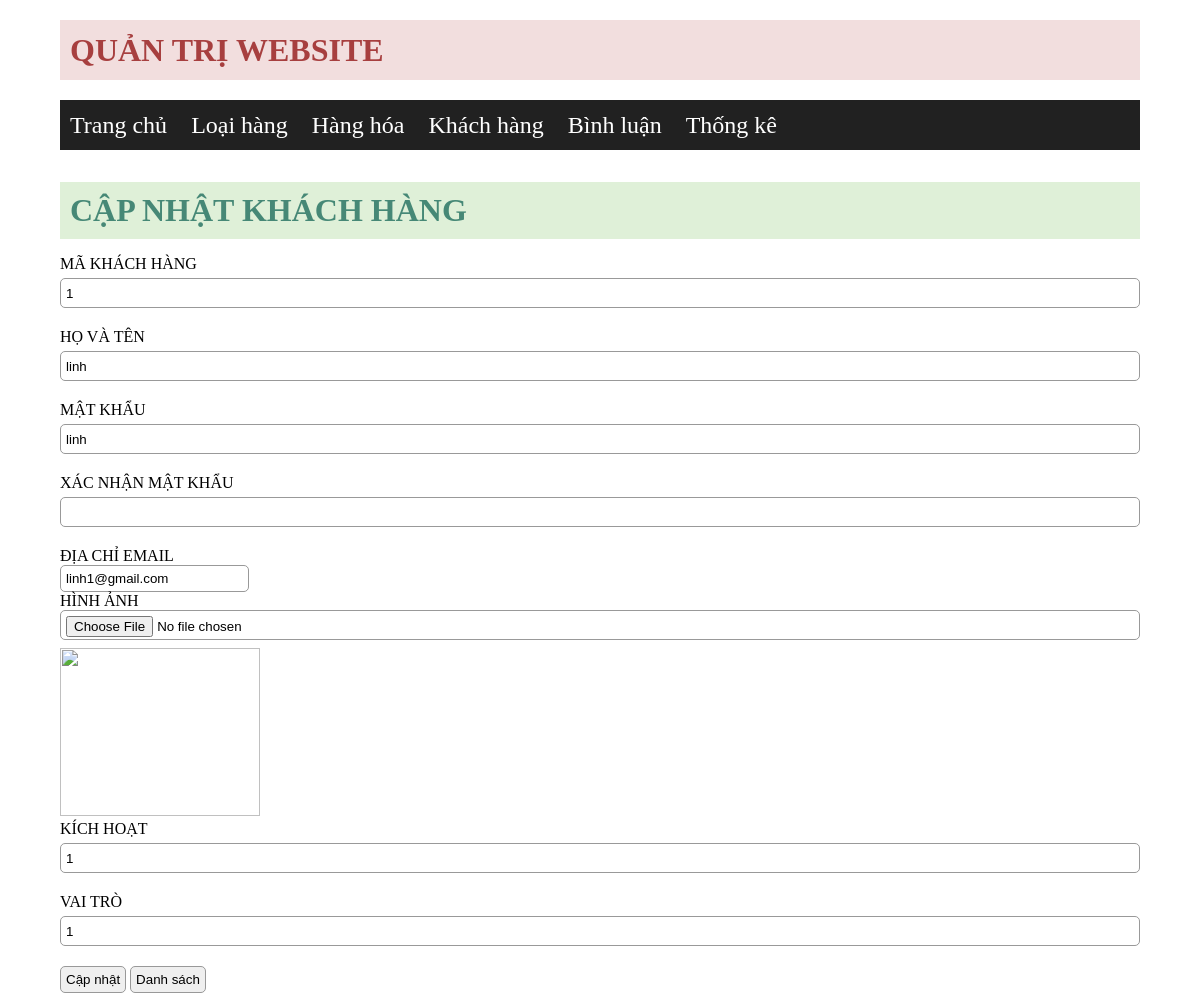
The page /kenshop/admin/index.php?act=suakh&ma_kh=1 on the database its author committed.
### tables this page shows
CREATE TABLE `khach_hang` (
  `ma_kh` int(11) NOT NULL,
  `mat_khau` varchar(50) NOT NULL,
  `ho_ten` varchar(50) NOT NULL,
  `kich_hoat` bit(1) NOT NULL,
  `hinh_anh` varchar(255) NOT NULL,
  `email` varchar(255) NOT NULL,
  `vai_tro` bit(1) NOT NULL DEFAULT b'0'
);

### kenshop/model/pdo.php (called while the page is built, shortened)
<?php
function pdo_get_connection(){
    $dburl = "mysql:host=localhost;dbname=kenshop;charset=utf8";
    $username = 'root';
    $password = '';
    $conn = new PDO($dburl, $username, $password);
    $conn->setAttribute(PDO::ATTR_ERRMODE, PDO::ERRMODE_EXCEPTION);
    return $conn;
}
function pdo_query_one($sql){
    $sql_args = array_slice(func_get_args(), 1);
    try{
        $conn = pdo_get_connection();
        $stmt = $conn->prepare($sql);
        $stmt->execute($sql_args);
        $row = $stmt->fetch(PDO::FETCH_ASSOC);
        return $row;
    }
    catch(PDOException $e){
        throw $e;
    }
    finally{
        unset($conn);
    }
}

### kenshop/model/khach-hang.php (called while the page is built, shortened)
<?php
require_once 'pdo.php';
function khach_hang_select_by_id($ma_kh){
    $sql = "SELECT * FROM khach_hang WHERE ma_kh=?";
    return pdo_query_one($sql, $ma_kh);
}

### kenshop/admin/khachhang/update.php (the view, shortened to what this page needs)
<?php
    if(is_array($kh)){
        extract($kh);
    }
    $hinhpath = "../upload/".$hinh_anh;
?>
<div class="banner">
            <h1>CẬP NHẬT KHÁCH HÀNG</h1>
        </div>
        <form action="index.php?act=updatekh" method="POST" enctype="multipart/form-data">
            <label for="">MÃ KHÁCH HÀNG</label><br>
            <input type="text" name="ma_kh" value="<?=$ma_kh?>">
            HỌ VÀ TÊN<br>
            <input type="text" name="ho_ten" value="<?=$ho_ten?>">
            <label for="">MẬT KHẨU</label><br>
            <input type="text" name="mat_khau" value="<?=$mat_khau?>">
            <label for="">XÁC NHẬN MẬT KHẨU</label><br>
            <input type="text" >
            <label for="">ĐỊA CHỈ EMAIL</label><br>
            <input type="email" name="email" required value="<?=$email?>"><br>
            <label for="">HÌNH ẢNH</label><br>
            <input type="file" name="hinh_anh"><br><img src="<?=$hinhpath?>"><br>
            <label for="">KÍCH HOẠT</label><br>
            <input type="text" name="kich_hoat" value="<?=$kich_hoat?>">
            <label for="">VAI TRÒ</label>
           <input type="text" name="vai_tro" value="<?=$vai_tro?>">
            <br>
            <input type="submit"  value="Cập nhật" name="update">
            <a href="index.php?act=dskh"><input type="button" value="Danh sách"></a>
        </form>
    </div>
</body>
</html>

### kenshop/content/css/styleadmin.css (style rules this page uses)
* { padding: 0; margin: 0; box-sizing: border-box; }
img { width: 200px; height: 168px; }
.banner { margin-top: 10px; margin-bottom: 10px; margin-top: 32px; }
.banner h1 { background-color: #DFF0D8; padding: 10px; color: #468876; margin-bottom: 16px; }
input[type=text] { width: 100%; height: 30px; margin-top: 5px; margin-bottom: 20px; }
a { text-decoration: none; color: black; }
input[type=file] { width: 100%; height: 30px; margin-bottom: 8px; }
input[type=button],input { padding: 5px; border-radius: 5px; border: 1px solid #999; }

### kenshop/admin/header.php (style rules this page uses)
input { padding: 5px; border-radius: 5px; border: 1px solid #999; cursor: pointer; }

### rows shown on the page
khach_hang: ma_kh "1", ho_ten "linh", mat_khau "linh", email "linh1@gmail.com", kich_hoat "1", vai_tro "1"
